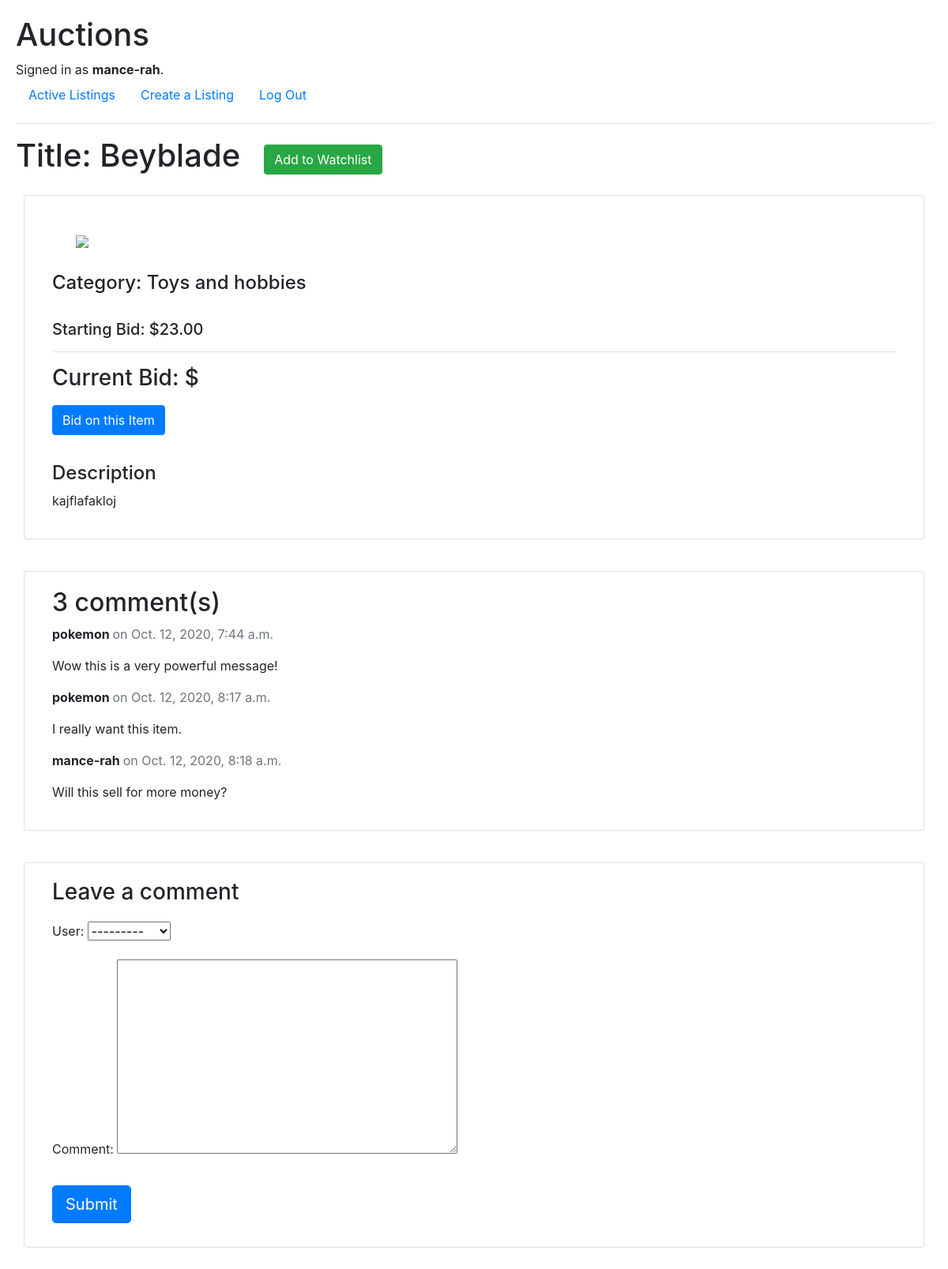
/listing/2 (signed in), run on the app's committed database.
### auctions/models.py (models this page shows, shortened)
class User(AbstractUser):
    pass

class Listings(models.Model):
    title = models.CharField(max_length=64, default="")
    description = models.TextField(default="")
    image = models.URLField(blank=True, null=True)
    initial_bid = models.DecimalField(max_digits=8, decimal_places=2)
    category = models.CharField(max_length=64, choices=CATEGORY_CHOICES, default="other")
    listing_user = models.ForeignKey(User, on_delete=models.CASCADE, related_name="listing")

class Comments(models.Model):
    comment = models.TextField(max_length=400, default="")
    user = models.ForeignKey(User, on_delete=models.CASCADE, related_name="user_comments")
    listing = models.ForeignKey(Listings, on_delete=models.CASCADE, related_name="comments")
    submitted = models.DateTimeField(auto_now_add=True)
    active = models.BooleanField(default=False)
    class Meta:
        ordering = ['submitted']

### auctions/views.py (the view)
# urls.py: path('listing/<id>', views.listing, name="listing")
def listing(request, id):
    listing = Listings.objects.get(id=id)
    comments = listing.comments.filter(active=True)
    new_comment = None
    if request.method == 'POST':
        comment_form = CommentForm(data=request.POST)
        if comment_form.is_valid():
            new_comment = comment_form.save(commit=False)
            new_comment.listing = listing
            new_comment.save()
    else:
        comment_form = CommentForm()
    context = {
        'listing': listing,
        'comments': comments,
        "new_comment": new_comment,
        "comment_form": comment_form
    }
    return render(request, "auctions/listing.html", context)

### auctions/forms.py
class CommentForm(forms.ModelForm):
    class Meta:
        model = Comments
        fields = [
            'user',
            'comment'
        ]

### auctions/templates/auctions/listing.html
{% extends "auctions/layout.html" %} {% block body %}
<div id="title-section">
  <h1>Title: {{ listing.title }}</h1>
  <button class="btn btn-success">Add to Watchlist</button>
</div>
<div class="container">
  <div class="row">
    <div class="col-md-12 card mb-4 mt-3">
      <div class="card-body">
        <div class="image-block">
          <img src="{{ listing.image }}" width="400px" />
        </div>
        <div>
          <h4>Category: {{ listing.category }}</h4>
          <br />
          <h5>Starting Bid: ${{ listing.initial_bid }}</h5>
          <hr />
          <h3>Current Bid: $</h3>
          <button class="btn btn-primary">Bid on this Item</button>
          <br />
          <br />
          <h4>Description</h4>
          <p>{{ listing.description}} <br /></p>
        </div>
      </div>
    </div>
  </div>
</div>
<div class="container">
  <div class="row">
    <div class="col-md-12 card mb-4 mt-3">
      <div class="card-body">
        <h2>{{ comments.count }} comment(s)</h2>
        {% for comment in comments %}
        <div class="comments">
          <p class="font-weight-bold">
            {{ comment.user }}
            <span class="text-muted font-weight-normal">
              on {{ comment.submitted}}
            </span>
          </p>
          {{ comment.comment | linebreaks }}
        </div>
        {% endfor %}
      </div>
    </div>
    <div class="col-md-12 card mb-4 mt-3">
      <div class="card-body">
        {% if new_comment %}
        <div class="alert alert-success" role="alert">
          Your comment is awaiting moderation
        </div>
        {% else %}
        <h3>Leave a comment</h3>
        <form method="post" style="margin-top: 1.3em">
          {{ comment_form.as_p }} {% csrf_token %}
          <button type="submit" class="btn btn-primary btn-lg">Submit</button>
        </form>
        {% endif %}
      </div>
    </div>
  </div>
</div>
{% endblock %}

### auctions/templates/auctions/layout.html (shortened to what this page needs)
{% load static %}
<!DOCTYPE html>
<html lang="en">
  <head>
    <link
      rel="stylesheet"
      href="https://stackpath.bootstrapcdn.com/bootstrap/4.4.1/css/bootstrap.min.css"
    />
    <link href="{% static 'auctions/styles.css' %}" rel="stylesheet" />
  </head>
  <body>
    <h1>Auctions</h1>
    <div>
      {% if user.is_authenticated %} Signed in as
      <strong>{{ user.username }}</strong>.
       {% else %} Not signed in.
       {% endif %}
    </div>
    <ul class="nav">
      <li class="nav-item">
        <a class="nav-link" href="{% url 'index' %}">Active Listings</a>
      </li>
      {% if user.is_authenticated %}
      <li class="nav-item">
        <a class="nav-link" href="{% url 'create' %}">Create a Listing</a>
      </li>
      <li class="nav-item">
        <a class="nav-link" href="{% url 'logout' %}">Log Out</a>
      </li>
      {% endif %}
    </ul>
    <hr />
    {% block body %} {% endblock %}
  </body>
</html>

### auctions/static/auctions/styles.css (style rules this page uses)
body { padding: 20px; }
ul { list-style-type: none; }
.image-block { display: inline-flex; flex-direction: row; align-items: center; justify-content: flex-start; padding: 30px; }
.btn { margin: 10px 0px; }
#title-section { display: flex; flex-direction: row; }
#title-section .btn-success { margin-left: 30px; }

### data on the page
User: username "mance-rah"
Listings: title "Beyblade", category "Toys and hobbies", initial_bid "23.00", description "kajflafakloj"
Comments: user "pokemon", submitted "Oct. 12, 2020, 7:44 a.m.", comment "Wow this is a very powerful message!"
Comments: user "pokemon", submitted "Oct. 12, 2020, 8:17 a.m.", comment "I really want this item."
Comments: user "mance-rah", submitted "Oct. 12, 2020, 8:18 a.m.", comment "Will this sell for more money?"

### other printed values
{{ comments.count }} "3"
